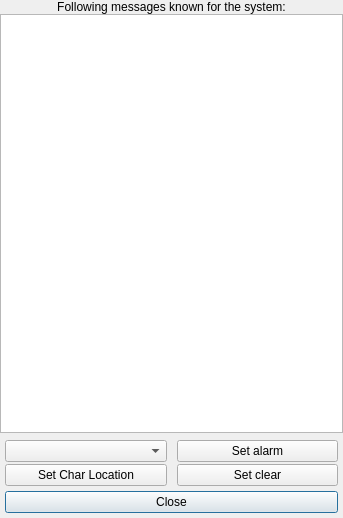
<?xml version="1.0" encoding="UTF-8"?>
<ui version="4.0">
 <class>Dialog</class>
 <widget class="QDialog" name="Dialog">
  <property name="windowModality">
   <enum>Qt::NonModal</enum>
  </property>
  <property name="geometry">
   <rect>
    <x>0</x>
    <y>0</y>
    <width>343</width>
    <height>518</height>
   </rect>
  </property>
  <property name="minimumSize">
   <size>
    <width>0</width>
    <height>0</height>
   </size>
  </property>
  <property name="windowTitle">
   <string>Dialog</string>
  </property>
  <property name="modal">
   <bool>false</bool>
  </property>
  <layout class="QGridLayout" name="gridLayout">
   <property name="margin">
    <number>0</number>
   </property>
   <property name="spacing">
    <number>0</number>
   </property>
   <item row="0" column="0">
    <layout class="QVBoxLayout" name="verticalLayout">
     <item>
      <widget class="QLabel" name="info_label">
       <property name="text">
        <string>Following messages known for the system:</string>
       </property>
       <property name="alignment">
        <set>Qt::AlignCenter</set>
       </property>
      </widget>
     </item>
     <item>
      <widget class="QListWidget" name="chat"/>
     </item>
     <item>
      <widget class="QWidget" name="widget" native="true">
       <property name="minimumSize">
        <size>
         <width>0</width>
         <height>31</height>
        </size>
       </property>
       <layout class="QGridLayout" name="gridLayout_2">
        <property name="margin">
         <number>0</number>
        </property>
        <property name="spacing">
         <number>0</number>
        </property>
        <item row="2" column="0">
         <layout class="QVBoxLayout" name="verticalLayout_3">
          <property name="spacing">
           <number>5</number>
          </property>
          <property name="margin">
           <number>5</number>
          </property>
          <item>
           <widget class="QPushButton" name="close_button">
            <property name="text">
             <string>Close</string>
            </property>
           </widget>
          </item>
         </layout>
        </item>
        <item row="0" column="0">
         <layout class="QHBoxLayout" name="horizontalLayout">
          <property name="spacing">
           <number>10</number>
          </property>
          <property name="leftMargin">
           <number>5</number>
          </property>
          <property name="topMargin">
           <number>7</number>
          </property>
          <property name="rightMargin">
           <number>5</number>
          </property>
          <property name="bottomMargin">
           <number>0</number>
          </property>
          <item>
           <layout class="QVBoxLayout" name="location_vlayout">
            <property name="spacing">
             <number>2</number>
            </property>
            <item>
             <widget class="QComboBox" name="playernames_box"/>
            </item>
            <item>
             <widget class="QPushButton" name="location_button">
              <property name="text">
               <string>Set Char Location</string>
              </property>
             </widget>
            </item>
           </layout>
          </item>
          <item>
           <layout class="QVBoxLayout" name="status_vlayout">
            <property name="spacing">
             <number>2</number>
            </property>
            <item>
             <widget class="QPushButton" name="alarm_button">
              <property name="text">
               <string>Set alarm</string>
              </property>
             </widget>
            </item>
            <item>
             <widget class="QPushButton" name="clear_button">
              <property name="text">
               <string>Set clear</string>
              </property>
             </widget>
            </item>
           </layout>
          </item>
         </layout>
        </item>
       </layout>
      </widget>
     </item>
    </layout>
   </item>
  </layout>
 </widget>
 <resources/>
 <connections/>
</ui>
